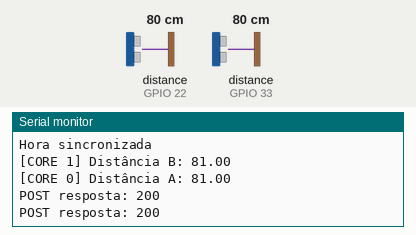
This program was run on a simulated ESP32. On the bench: the last lines printed to the serial monitor. Inputs (shaded band) come from the test bench; at power-on: distance to the obstacle (sensors on GPIO 22, GPIO 33) 80 cm. The echo pulse lasts 58.3 µs per cm; WiFi joins after 1.5 s; servers stay silent unless stated; uploads are accepted with an empty reply; the local clock reads 2024-03-15 10:24:30 at power-on unless the program sets it.

Above: at 3.2 s.
3.3 s: distance to the obstacle (sensor on GPIO 22) set to 2 cm
At 4.87 s:
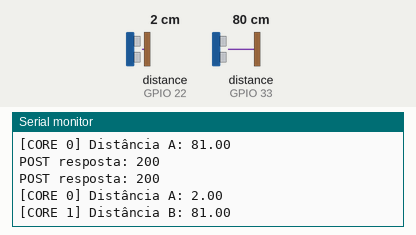
6.8 s: distance to the obstacle (sensor on GPIO 33) set to 2 cm
At 8.0 s:
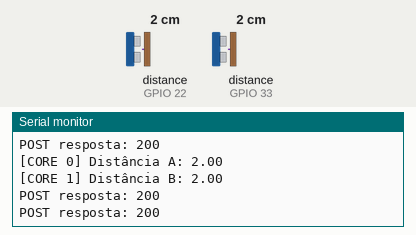
10.3 s: distance to the obstacle (sensor on GPIO 22) set to 4 cm
At 12.98 s:
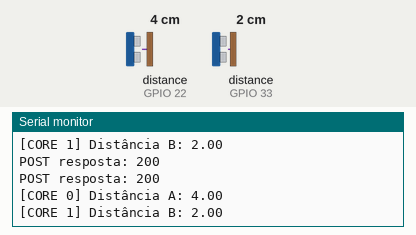
13.8 s: distance to the obstacle (sensor on GPIO 33) set to 4 cm
At 16.6 s:
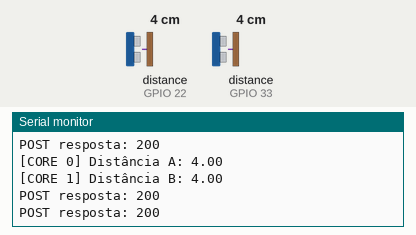
Timing chart, 0 to 18.1 s (numbered marks = the images above; inputs shaded):
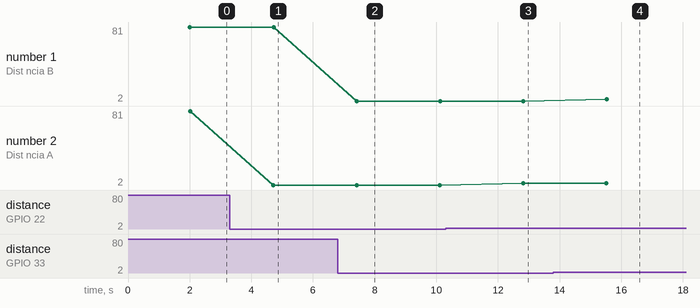

Measured:
- after the input at 3.3 s, the serial monitor: prints a new line after 1.4 s (image 1)
- after the input at 6.8 s, the serial monitor: prints a new line after 0.62 s (image 2)
- after the input at 10.3 s, the serial monitor: prints a new line after 2.5 s (image 3)
- after the input at 13.8 s, the serial monitor: prints a new line after 1.7 s (image 4)
- plotted number 2: 81 → 2 after the input at 3.3 s, 2 → 4 after the input at 10.3 s

The program:

main.cpp
```cpp
#include <Arduino.h>
#include <WiFi.h>
#include <HTTPClient.h>
#include <NewPing.h>
#include "soc/rtc_wdt.h"

//============================= Wi-Fi =====================================
const char *ssid = "CASA";
const char *password = "test";
const char *endpoint = "https://7ut960fubc.execute-api.us-east-1.amazonaws.com/leituras";

//============================= Ultrassônicos =====================================
#define TRIGGER_PIN_A 21
#define ECHO_PIN_A    22
#define TRIGGER_PIN_B 25
#define ECHO_PIN_B    33
#define MAX_DISTANCE 200
NewPing sonarA(TRIGGER_PIN_A, ECHO_PIN_A, MAX_DISTANCE);
NewPing sonarB(TRIGGER_PIN_B, ECHO_PIN_B, MAX_DISTANCE);

//============================= Protótipos =====================================
void sendLeitura(int sensorId, float nivelAgua);
String getISO8601Timestamp();

TaskHandle_t Task1;
TaskHandle_t Task2;

void Task1code(void *pvParameters);
void Task2code(void *pvParameters);

void setup() {
  disableCore0WDT();
  disableCore1WDT();

  Serial.begin(115200);
  WiFi.begin(ssid, password);
  while (WiFi.status() != WL_CONNECTED) {
    delay(1000);
    Serial.println("Conectando ao WiFi...");
  }
  Serial.println("WiFi conectado!");
  Serial.println(WiFi.localIP());

  // Sincronização NTP
  configTime(0, 0, "pool.ntp.org", "time.nist.gov");
  struct tm timeinfo;
  while (!getLocalTime(&timeinfo)) {
    Serial.print(".");
    delay(500);
  }
  Serial.println("Hora sincronizada");

  xTaskCreatePinnedToCore(Task1code, "Sensor A", 10000, NULL, 1, &Task1, 0);
  xTaskCreatePinnedToCore(Task2code, "Sensor B", 10000, NULL, 1, &Task2, 1);
}

void loop() {}

void Task1code(void *pvParameters) {
  for (;;) {
    float distancia = sonarA.ping_cm();
    Serial.print("[CORE 0] Distância A: "); Serial.println(distancia);
    if (WiFi.status() == WL_CONNECTED) {
      sendLeitura(2, distancia);
    }
    vTaskDelay(pdMS_TO_TICKS(2500));
  }
}

void Task2code(void *pvParameters) {
  for (;;) {
    float distancia = sonarB.ping_cm();
    Serial.print("[CORE 1] Distância B: "); Serial.println(distancia);
    if (WiFi.status() == WL_CONNECTED) {
      sendLeitura(3, distancia);
    }
    vTaskDelay(pdMS_TO_TICKS(2500));
  }
}

void sendLeitura(int sensorId, float nivelAgua) {
  HTTPClient http;
  http.begin(endpoint);
  http.addHeader("Content-Type", "application/json");

  String json = "{";
  json += "\"sensorId\":" + String(sensorId) + ",";
  json += "\"nivelAgua\":" + String(nivelAgua) + ",";
  json += "\"dataHora\":\"" + getISO8601Timestamp() + "\"}";

  int httpResponseCode = http.POST(json);
  Serial.print("POST resposta: "); Serial.println(httpResponseCode);

  if (httpResponseCode < 200 || httpResponseCode >= 300) {
    String payload = http.getString();
    Serial.println("Erro ao enviar leitura.");
    Serial.println("Resposta do servidor: " + payload);
  }
  http.end();
}

String getISO8601Timestamp() {
  time_t now;
  struct tm timeinfo;
  if (!getLocalTime(&timeinfo)) {
    return "";
  }
  char timestamp[25];
  strftime(timestamp, sizeof(timestamp), "%Y-%m-%dT%H:%M:%SZ", &timeinfo);
  return String(timestamp);
}
```
